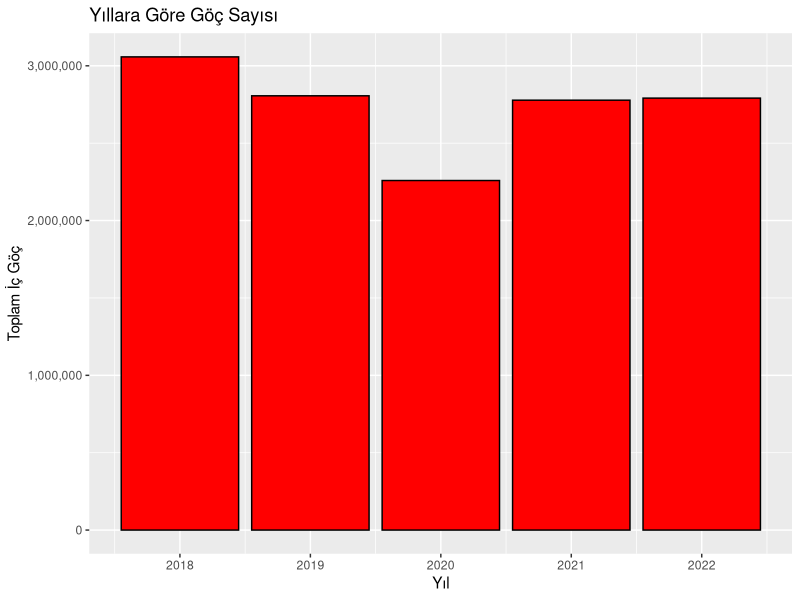
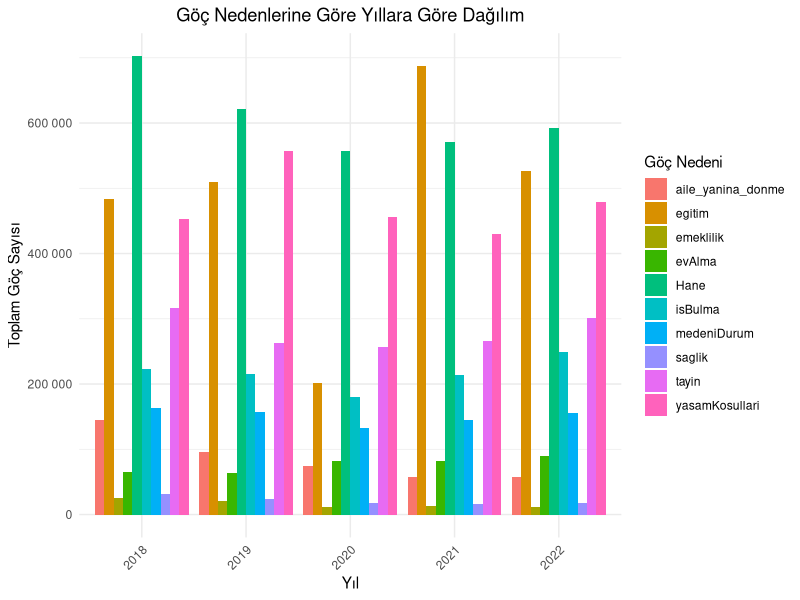
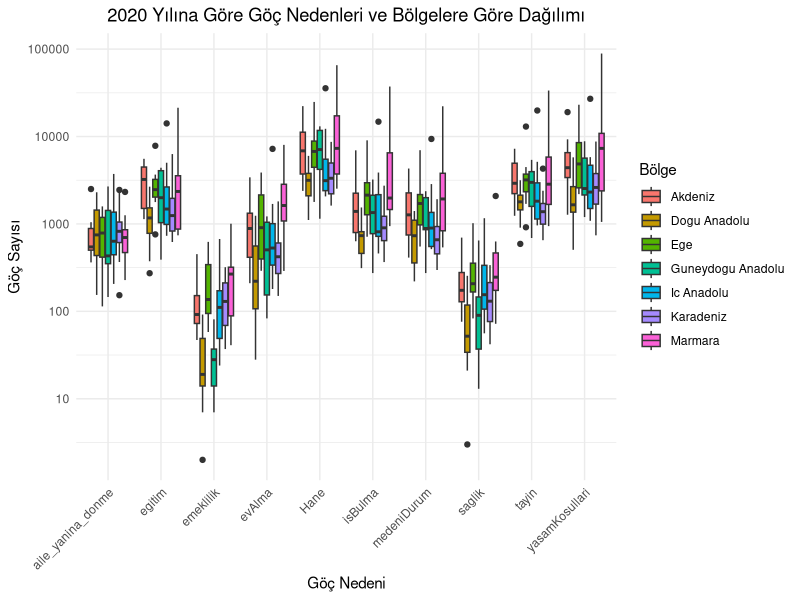
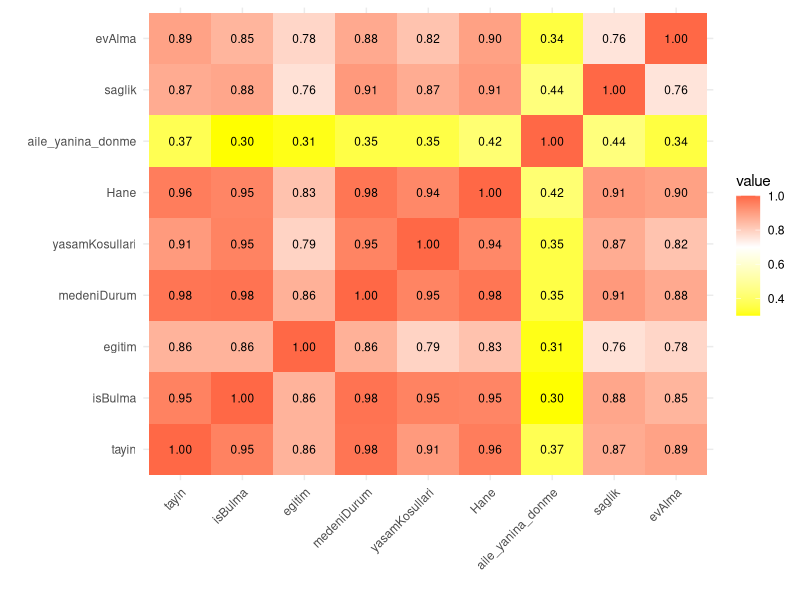
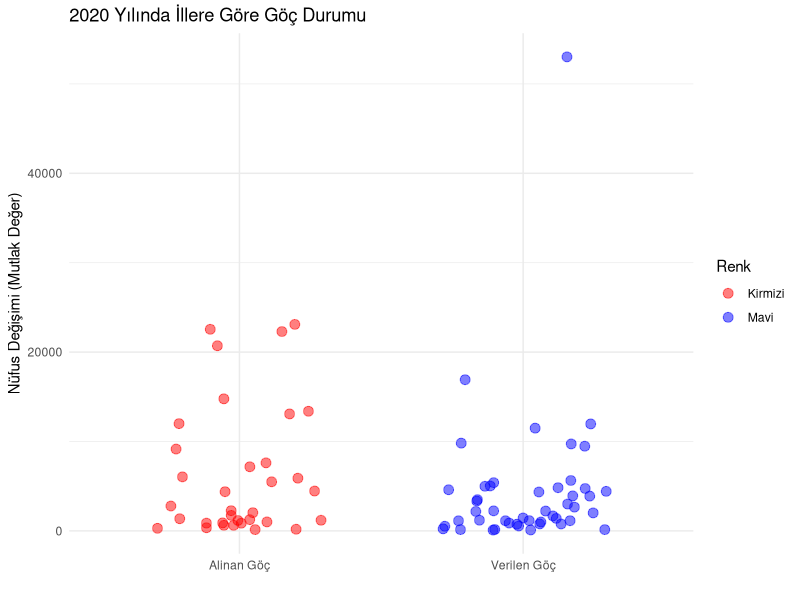
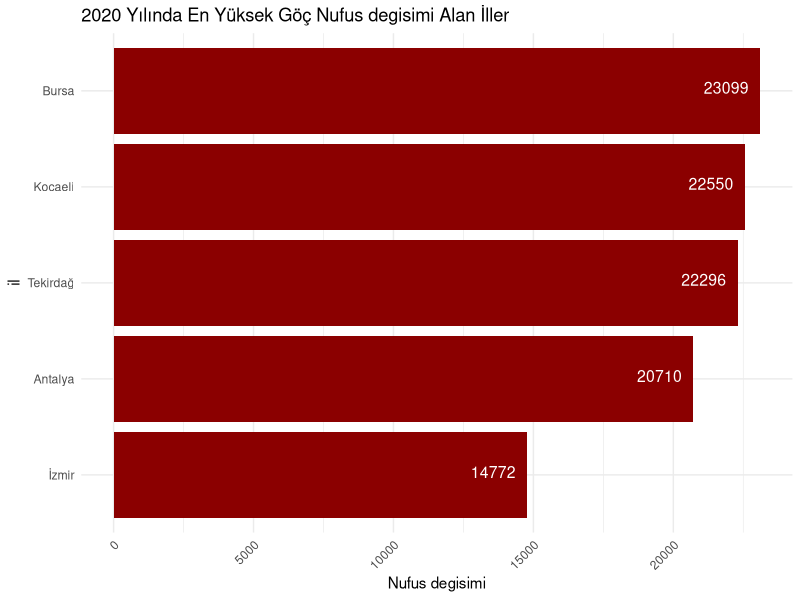
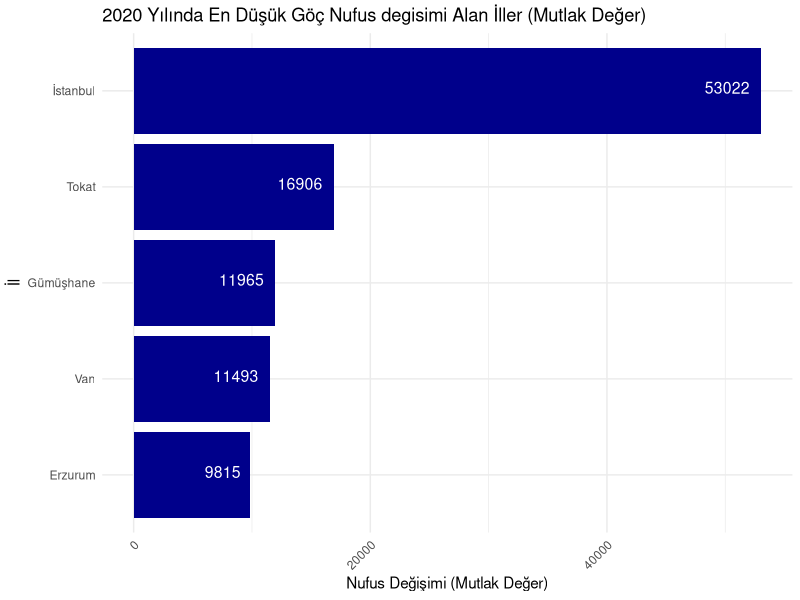
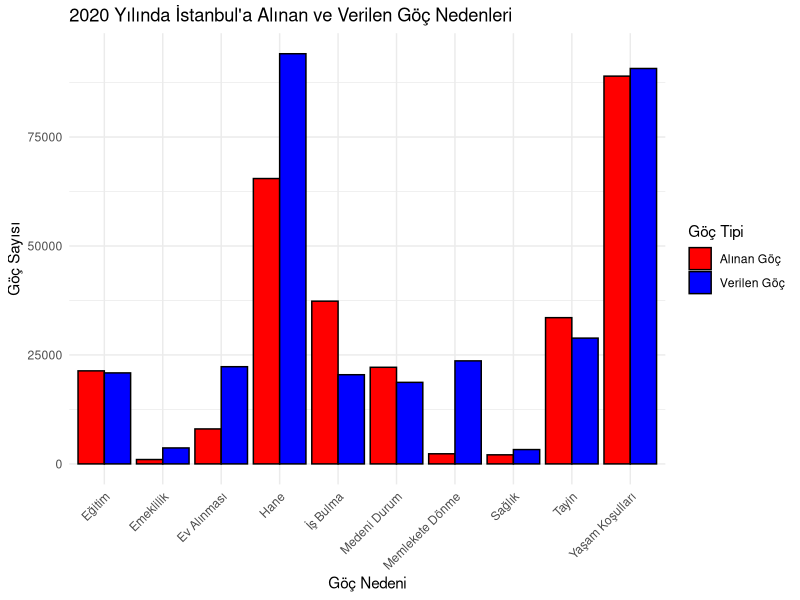

R code for these plots, in order:
## ---- chunk 1
#| warning: false
#| code-summary: "Show the code"
#| code-fold: true
library(readxl)
library(ggplot2)
library(tidyverse)
library(dplyr)
library(knitr)
library(ggrepel)
library(reshape2)
library(gridExtra)
## ---- chunk 2
#| warning: false
#| code-summary: "Show the code"
#| code-fold: true
Sys.setlocale("LC_CTYPE", "turkish")
## ---- chunk 3
#| warning: false
#| code-summary: "Show the code"
#| code-fold: true
##exceldosyasını okuma
alinan_goc <- read_excel("goc_etme_nedenine_illerin_aldigi_goc.xlsx")
## ---- chunk 4
#| code-fold: true
#| code-summary: "Show the code"
##veri setinin ilk bir kaç satırını gösterme
head(alinan_goc)
## ---- chunk 5
#| code-fold: true
#| code-summary: "Show the code"
##alinan_goc veri çerçevesindeki veriyi daha "düzenli" bir formata dönüştürür ve new_tidy_data adında yeni bir veri seti oluşturur. Buradaki amaç, veriyi daha analiz edilebilir hale getirmek ve veri işleme sürecini kolaylaştırmaktır
##pivot_longer() fonksiyonu kullanılarak, veri çerçevesindeki sütunlar uzun formata dönüştürülür. Yani, her bir göç nedeni bir sütun yerine, il ve yil sütunları sabit kalacak şekilde, diğer sütunlar göç nedeni ve göç sayısı olacak şekilde yeniden yapılandırılır
##cols = -c(il, yil): il ve yil sütunları dışındaki tüm sütunlar işleme alınır names_to = "gocNedeni": Sütun adları, "gocNedeni" adında yeni bir sütuna dönüştürülür.
##mutate() fonksiyonu kullanılarak, "gocNedeni" sütunu karakter veri tipine dönüştürülür
##head() fonksiyonu kullanılarak, yeni oluşturulan new_tidy_data veri çerçevesinin ilk altı satırı ekrana yazdırılır

new_tidy_data <- alinan_goc %>%
  pivot_longer(cols = -c(il, yil), names_to = "gocNedeni", values_to = "gocSayisi") %>%
  mutate(gocNedeni = as.character(gocNedeni))
head(new_tidy_data)
## ---- chunk 6
#| code-fold: true
#| code-summary: "Show the code"
##veri setindeki sütun adlarını döndürür
colnames(new_tidy_data)

## ---- chunk 7
#| code-fold: true
#| code-summary: "Show the code"
##new_tidy_data veri setindeki her sütundaki eksik değerlerin sayısını hesaplama
colSums(is.na(new_tidy_data))
## ---- chunk 8
#| code-fold: true
#| code-summary: "Show the code"
##data setinin yapısını özetleme
str(new_tidy_data)
## ---- chunk 9
#| code-fold: true
#| code-summary: "Show the code"
##new_tidy_data veri setindeki tekrarlanan satırların sayısını hesaplar.
sum(duplicated(new_tidy_data))
## ---- chunk 10
#| code-fold: true
#| code-summary: "Show the code"
##new_tidy_data veri setindeki "gocSayisi" adlı sütunun özet istatistikleri hesaplanır
summary(new_tidy_data$gocSayisi)
## ---- chunk 11
#| code-fold: true
#| code-summary: "Show the code"
##new_tidy_data veri setindeki verileri gocSayisi sütununa göre sıralama ve ilk altı satırını ekrana yazdırma
new_tidy_data %>% arrange(gocSayisi) %>% head()
## ---- chunk 12
#| code-fold: true
#| code-summary: "Show the code"
##new_tidy_data veri setindeki verileri gocSayisi sütununa göre azalan sıraya göre sıralama ve ilk altı satırını ekrana yazdırma
new_tidy_data %>% arrange(desc(gocSayisi)) %>% head()
## ---- chunk 13
#| code-fold: true
#| code-summary: "Show the code"
## new_tidy_data veri setindeki veriler arasından gocSayisi sütunundaki en yüksek 10 değerigösterme
new_tidy_data %>% top_n(10, gocSayisi)
## ---- chunk 14
#| code-fold: true
#| code-summary: "Show the code"
library(ggplot2)

veri <- data.frame( Yil = c(2018,2019,2020,2021,2022),
                    Toplam_Ic_Goc = c(3057606,2806123,2258726,2777797,2791156))

ggplot(veri, aes( x = Yil, y = Toplam_Ic_Goc)) +
  geom_bar(stat = "identity" , fill = "red" , color = "black") +
  labs(title = "Yıllara Göre Göç Sayısı" , x = "Yıl" , y = "Toplam İç Göç") +
  scale_y_continuous(labels = scales::comma)
## ---- chunk 15
#| code-fold: true
#| code-summary: "Show the code"
##alinan_goc veri çerçevesindeki veriyi daha "düzenli" bir formata dönüştürür ve new_tidy_data adında yeni bir veri seti oluşturur. Buradaki amaç, veriyi daha analiz edilebilir hale getirmek ve veri işleme sürecini kolaylaştırmaktır
##pivot_longer() fonksiyonu kullanılarak, veri çerçevesindeki sütunlar uzun formata dönüştürülür. Yani, her bir göç nedeni bir sütun yerine, il ve yil sütunları sabit kalacak şekilde, diğer sütunlar göç nedeni ve göç sayısı olacak şekilde yeniden yapılandırılır
##cols = -c(il, yil): il ve yil sütunları dışındaki tüm sütunlar işleme alınır names_to = "gocNedeni": Sütun adları, "gocNedeni" adında yeni bir sütuna dönüştürülür.
##mutate() fonksiyonu kullanılarak, "gocNedeni" sütunu karakter veri tipine dönüştürülür
##head() fonksiyonu kullanılarak, yeni oluşturulan new_tidy_data veri çerçevesinin ilk altı satırı ekrana yazdırılır

new_tidy_data <- alinan_goc %>%
  pivot_longer(cols = -c(il, yil), names_to = "gocNedeni", values_to = "gocSayisi") %>%
  mutate(gocNedeni = as.character(gocNedeni))

## ---- chunk 16
#| code-fold: true
#| code-summary: "Show the code"
# Veri setindeki göç nedenlerini yıllara göre topla
##group_by() fonksiyonu kullanılarak new_tidy_data veri setindeki "yil" ve "gocNedeni" sütunlarına göre gruplanır. Daha sonra summarise() fonksiyonu ile her yıl ve göç nedeni kombinasyonu için toplam göç sayısı hesaplanır.
summarized_data <- new_tidy_data %>%
  group_by(yil, gocNedeni) %>%
  summarise(total_gocSayisi = sum(gocSayisi), .groups = "drop")
# Bar plot oluştur
ggplot(summarized_data, aes(x = factor(yil), y = total_gocSayisi, fill = gocNedeni)) +
  geom_bar(stat = "identity", position = "dodge") +
  labs(title = "Göç Nedenlerine Göre Yıllara Göre Dağılım",
       x = "Yıl",
       y = "Toplam Göç Sayısı",
       fill = "Göç Nedeni") +
  theme_minimal() +
  theme(plot.title = element_text(hjust = 0.5),
        axis.text.x = element_text(angle = 45, hjust = 1)) +
  scale_y_continuous(labels = scales::number_format())
## ---- chunk 17
#| code-fold: true
#| code-summary: "Show the code"
##boxplot data görselleştirme
new_tidy_data <- new_tidy_data %>%
  mutate(bolge = case_when(
    il %in% c("Istanbul", "Bursa", "Kocaeli", "Tekirdag","Balikesir","Canakkale","Bilecik","Edirne","Kirklareli","Sakarya","Yalova") ~ "Marmara",
    il %in% c("Izmir", "Aydin", "Manisa","Afyonkarahisar","Denizli","Kutahya","Manisa","Mugla","Usak") ~ "Ege",
    il %in% c("Ankara", "Konya", "Eskisehir","Cankiri","Corum","Kayseri","Kirsehir
","Konya","Nevsehir","Nigde","Sivas","Yozgat","Aksaray","Karaman","Kirikkale") ~ "Ic Anadolu",
    il %in% c("Artvin", "Giresun", "Ordu","Rize","Sinop","Tokat","Trabzon","Zonguldak","Amasya","Bolu","Gumushane","Kastamonu","Samsun","Sinop","Bayburt
","Bartin","Karabuk","Duzce") ~ "Karadeniz",
    il %in% c("Adana", "Antalya","Burdur","Hatay","Isparta","Kahramanmaras","Osmaniye") ~ "Akdeniz",
    il %in% c("Adiyaman","Diyarbakir","Gaziantep","Mardin","Siirt","Sanliurfa","Batman","Sirnak","Kilis") ~ "Guneydogu Anadolu",
    il %in% c("Agri","Bingol","Bitlis","Elazig","Erzincan","Erzurum","Hakkari","Kars","Malatya","Muş","Tunceli","Van","Ardahan","Igdir") ~ "Dogu Anadolu",
   #TRUE ~ "Diger" # Diğer bölgelere dahil olan iller için bir kategori belirleyin
  ))
ggplot(new_tidy_data %>% filter(yil == 2020 , bolge != "Diger"), aes(x = gocNedeni, y = gocSayisi, fill = bolge)) +
  geom_boxplot() +
  labs(title = "2020 Yılına Göre Göç Nedenleri ve Bölgelere Göre Dağılımı",
       x = "Göç Nedeni",
       y = "Göç Sayısı",
       fill = "Bölge") +
  theme_minimal() +
  theme(plot.title = element_text(hjust = 0.5),
        axis.text.x = element_text(angle = 45, hjust = 1))+
 scale_y_continuous(trans = 'log10', labels = function(x) format(x, scientific = FALSE))  # Y eksenini logaritmik ölçekleme yaparak ayarla
## ---- chunk 18
#| code-fold: true
#| code-summary: "Show the code"
##cor() fonksiyonu kullanılarak alinan_goc veri setindeki belirli sütunlar arasındaki korelasyonlar hesaplanır.
# Korelasyon matrisini hesapla
##cor() fonksiyonu, alinan_goc veri setindeki 3. sütundan 11. sütuna kadar olan sütunlardaki değişkenler arasındaki korelasyonları hesaplar. use = "complete.obs" argümanı, eksik değerleri içeren gözlemleri hesaplama işleminden çıkarır.
correlation_matrix <- cor(alinan_goc[, c(3:11)], use = "complete.obs")
melted_corr_matrix <- melt(correlation_matrix)
##Daha sonra, melt() fonksiyonu kullanılarak korelasyon matrisi eritilir
##melted_corr_matrix <- melt(correlation_matrix) ggplot2 paketi kullanılarak korelasyon matrisi görselleştirilir. 
##geom_tile() fonksiyonu ile korelasyon matrisi, renkli kareler olarak gösterilir. geom_text() fonksiyonu ile her karenin içine korelasyon değerleri yazdırılır. 
##labs() fonksiyonu ile x ve y eksenlerine etiketler eklenir. guides() fonksiyonu ile renk gradyanı için bir renk skalası eklenebilir. Son olarak, theme() fonksiyonları ile grafik stili ayarlanır.
# Ve Korelasyon matrisini görselleştirilir
ggplot(melted_corr_matrix, aes(Var1, Var2, fill = value)) +
  geom_tile() + 
   geom_text(aes(label = sprintf("%.2f", value)), color = "black", size = 3) +
  labs(x = " ", y = " ") + 
  guides(color = guide_legend(title = "Değer")) + 
  scale_fill_gradient2(low = "yellow", high = "red", mid = "white", midpoint = 0.7) +
  theme_minimal() +
  theme(axis.text.x = element_text(angle = 45, hjust = 1))
## ---- chunk 19
#| code-fold: true
#| code-summary: "Show the code"
# Gerekli kütüphaneleri yükleyin
library(readxl)
library(ggplot2)
library(dplyr)

# Veri setini yükleyin
migration_data <- read_excel("migration_rate.xls")

# 2020 yılına ait verileri filtreleyin
data_2020 <- migration_data %>% filter(Yil == 2020)

# Negatif ve pozitif nüfus değişimlerini ayırın
data_2020 <- data_2020 %>%
  mutate(
    Goc_Turu = ifelse(`Nufus degisimi` < 0, "Verilen Göç", "Alinan Göç"),
    Renk = ifelse(`Nufus degisimi` < 0, "Mavi", "Kirmizi"),
    Abs_Degisim = abs(`Nufus degisimi`)
  )

# Jitter plot oluşturun
ggplot(data_2020, aes(x = Goc_Turu, y = Abs_Degisim, color = Renk)) +
  geom_jitter(width = 0.3, size = 3, alpha = 0.5) +
  scale_color_manual(values = c("Kirmizi" = "red", "Mavi" = "blue")) +
  labs(
    title = "2020 Yılında İllere Göre Göç Durumu",
    x = "",
    y = "Nüfus Değişimi (Mutlak Değer)"
  ) +
  theme_minimal()
## ---- chunk 20
#| code-fold: true
#| code-summary: "Show the code"
# Sys.setlocale("LC_CTYPE", "turkish")
# library(sf)
# library(ggplot2)
# library(dplyr)

#### 2. Shapefile Dosyasının Yüklenmesi:

# Shapefile dosyasının yolunu belirleme
# shapefile_path <- "C:/Users/goktu/Desktop/Migration/gadm36_TUR_shp/gadm41_TUR_1.shp"

# Shapefile dosyasını yükleme
# turkiye_sf <- st_read(shapefile_path)

#### 3. Verilerin Hazırlanması:

# Verilerin yüklenmesi
# nufus_degisim_verisi <- data.frame(
#   yil = c(2020, 2020, 2020, 2020, 2020, 2020, 2020, 2020, 2020, 2020, 2020, 2020, 2020, 2020, 2020, 2020, 2020, 2020, 2020, 2020, 2020, 2020, 2020, 2020, 2020, 2020, 2020, 2020, 2020, 2020, 2020, 2020, 2020, 2020, 2020, 2020, 2020, 2020, 2020, 2020, 2020, 2020, 2020, 2020, 2020, 2020, 2020, 2020, 2020, 2020, 2020, 2020, 2020, 2020, 2020, 2020, 2020, 2020, 2020, 2020, 2020, 2020, 2020, 2020, 2020, 2020, 2020, 2020, 2020, 2020, 2020, 2020, 2020, 2020, 2020, 2020, 2020, 2020, 2020, 2020, 2020),
#   il = c("Adana", "Adiyaman", "Afyonkarahisar", "Agri", "Amasya", "Ankara", "Antalya", "Artvin", "Aydin", "Balikesir", "Bilecik", "Bingol", "Bitlis", "Bolu", "Burdur", "Bursa", "Canakkale", "Cankiri", "Corum", "Denizli", "Diyarbakir", "Edirne", "Elazig", "Erzincan", "Erzurum", "Eskisehir", "Gaziantep", "Giresun", "Gumushane", "Hakkari", "Hatay", "Isparta", "Mersin", "Istanbul", "Izmir", "Kars", "Kastamonu", "Kayseri", "Kirklareli", "Kirsehir", "Kocaeli", "Konya", "Kutahya", "Malatya", "Manisa", "Kahramanmaras", "Mardin", "Mugla", "Mus", "Nevsehir", "Nigde", "Ordu", "Rize", "Sakarya", "Samsun", "Siirt", "Sinop", "Sivas", "Tekirdag", "Tokat", "Trabzon", "Tunceli", "Sanliurfa", "Usak", "Van", "Yozgat", "Zonguldak", "Aksaray", "Bayburt", "Karaman", "Kirikkale", "Batman", "Sirnak", "Bartin", "Ardahan", "Igdir", "Yalova", "Karabuk", "Kilis", "Osmaniye", "Duzce"),
#   nufus_degisim = c(1256, -773, -995, -9727, 894, 11997, 20710, -1443, 4459, 9154, -142, -1136, -2173, -1135, -2221, 23099, 2033, -2659, 621, 1164, -3891, -2012, -5637, -91, -9815, -157, 861, 286, -11965, -1194, 5895, -5026, 13083, -53022, 14772, -4742, -1151, 1733, 2256, -875, 22550, -4992, -3341, 869, 7170, 1360, 629, 13380, -4828, 351, -2239, 5492, -147, 6041, 7612, -3914, -778, -5395, 22296, -16906, -745, -520, -9474, -1672, -11493, -3495, -4350, -103, -3006, -230, -4424, 1005, -547, 144, -1130, 186, 4380, -4602, -1397, 2780, 1192)
# )

#### 4. İllerin Geometrik Merkezlerinin Bulunması:

# Shapefile ile veri çerçevesini birleştirme
# turkiye_veri <- turkiye_sf %>%
#   left_join(nufus_degisim_verisi, by = c("NAME_1" = "il"))

# NA değerlerini kaldırma
# turkiye_veri <- na.omit(turkiye_veri)

# Geometrik merkezlerin koordinatlarını çıkarma ve veri çerçevesine ekleme
# turkiye_centroids <- turkiye_veri %>%
#   st_centroid() %>%
#   st_as_sf()

# Geometrik merkezlerin koordinatlarını çıkarma
# turkiye_centroids_coords <- st_coordinates(turkiye_centroids)
# turkiye_centroids_df <- as.data.frame(turkiye_centroids_coords)
# turkiye_centroids_df$nufus_degisim <- turkiye_veri$nufus_degisim

#### 5. Haritanın Çizilmesi ve Noktaların Gösterilmesi:

# Haritanın oluşturulması
# ggplot(data = turkiye_sf) +
#   geom_sf() +  # Türkiye haritasını çizin
#   geom_point(data = turkiye_centroids_df, 
#              aes(x = X, y = Y, size = abs(nufus_degisim), color = nufus_degisim > 0), 
#              alpha = 0.7) +  # Noktaları ekleyin
#   scale_color_manual(values = c("TRUE" = "red", "FALSE" = "blue"), labels = c("TRUE" = "Göç Alan", "FALSE" = "Göç Veren")) +
#   theme_minimal() +
#   labs(title = "Türkiye Haritası",
#        subtitle = "İllerin Nüfus Değişimleri (2020)",
#        x = "Enlem", 
#        y = "Boylam",
#        size = "Nüfus Değişimi",
#        color = "Durum")
## ---- chunk 21
#| code-fold: true
#| code-summary: "Show the code"
# Gerekli kütüphaneleri yükleyin
library(ggplot2)
library(dplyr)

# Veri setini yükleyin
migration_data <- read_excel("migration_rate.xls")

# 2020 yılına ait verileri filtreleyin ve en yüksek 5 değeri seçin
top_5_migration_2020 <- migration_data %>%
  filter(Yil == 2020) %>%
  arrange(desc(`Nufus degisimi`)) %>%
  head(5)

print(top_5_migration_2020)


## ---- chunk 22
#| code-fold: true
#| code-summary: "Show the code"
# Gerekli kütüphaneleri yükleyin
library(ggplot2)
library(dplyr)

# Veri setini yükleyin
migration_data <- read_excel("migration_rate.xls")

# 2020 yılına ait verileri filtreleyin ve en yüksek 5 değeri seçin
top_10_migration_2020 <- migration_data %>%
  filter(Yil == 2020) %>%
  arrange(desc(`Nufus degisimi`)) %>%
  head(5)

# Bar plot'u oluşturun ve her barın değerini sağa hizalayarak yazdırın
ggplot(top_5_migration_2020, aes(x = reorder(il, `Nufus degisimi`), y = `Nufus degisimi`)) +
  geom_bar(stat = "identity", fill = "darkred") +
  geom_text(aes(label = `Nufus degisimi`), hjust = 1.25, vjust = 0.25, size = 4, color = "white") +  # Her barın en altına değerleri sağa hizalayarak yazdır
  labs(title = "2020 Yılında En Yüksek Göç Nufus degisimi Alan İller",
       x = "il",
       y = "Nufus degisimi") +
  theme_minimal() +
  theme(axis.text.x = element_text(angle = 45, hjust = 1)) +
  coord_flip()


## ---- chunk 23
#| code-fold: true
#| code-summary: "Show the code"
# Gerekli kütüphaneleri yükleyin
library(readxl)
library(ggplot2)
library(dplyr)

# Veri setini yükleyin
migration_data <- read_excel("migration_rate.xls")

# 2020 yılına ait verileri filtreleyin ve en düşük 5 değeri seçin
bottom_5_migration_2020 <- migration_data %>%
  filter(Yil == 2020) %>%
  arrange(`Nufus degisimi`) %>%
  head(5)

print(bottom_5_migration_2020)

## ---- chunk 24
#| code-fold: true
#| code-summary: "Show the code"
# Gerekli kütüphaneleri yükleyin
library(ggplot2)
library(dplyr)

# Veri setini yükleyin
migration_data <- read_excel("migration_rate.xls")

# 2020 yılına ait verileri filtreleyin ve en düşük 5 değeri seçin
top_5_migration_2020 <- migration_data %>%
  filter(Yil == 2020) %>%
  arrange(`Nufus degisimi`) %>%
  head(5)

# Mutlak değerlerini alın ve yeni bir sütun ekleyin
top_5_migration_2020 <- top_5_migration_2020 %>%
  mutate(abs_nufus_degisim = abs(`Nufus degisimi`))

# Bar plot'u oluşturun ve her barın değerini sağa hizalayarak yazdırın
ggplot(top_5_migration_2020, aes(x = reorder(il, abs_nufus_degisim), y = abs_nufus_degisim)) +
  geom_bar(stat = "identity", fill = "darkblue") +
  geom_text(aes(label = abs_nufus_degisim), hjust = 1.25, vjust = 0.25, size = 4, color = "white") +  # Her barın en altına değerleri sağa hizalayarak yazdır
  labs(title = "2020 Yılında En Düşük Göç Nufus degisimi Alan İller (Mutlak Değer)",
       x = "İl",
       y = "Nufus Değişimi (Mutlak Değer)") +
  theme_minimal() +
  theme(axis.text.x = element_text(angle = 45, hjust = 1)) +
  coord_flip()

## ---- chunk 25
#| code-fold: true
#| code-summary: "Show the code"
Sys.setlocale("LC_CTYPE", "turkish")
library(ggplot2)
library(dplyr)
library(tidyr)  # tidyr paketini yükleyin
# Veriler
alinan_goc_sayilari <- c(33557, 37342, 21352, 22170, 88975, 65478, 2323, 2086, 8028, 1006)
verilen_goc_sayilari <- c(28864, 20465, 20885, 18714, 90731, 94113, 23643, 3290, 22305, 3667)
goc_nedenleri <- c("Tayin", "İş Bulma", "Eğitim", "Medeni Durum", "Yaşam Koşulları", "Hane", "Memlekete Dönme", "Sağlık", "Ev Alınması", "Emeklilik")

# Data frame oluşturma
istanbul_goc_nedenleri_2020 <- data.frame(
  Goc_Nedeni = goc_nedenleri,
  Alinan_Goc = alinan_goc_sayilari,
  Verilen_Goc = verilen_goc_sayilari
)

print(istanbul_goc_nedenleri_2020)
# Veriyi uzun formata dönüştürme
istanbul_goc_nedenleri_2020_long <- istanbul_goc_nedenleri_2020 %>%
  pivot_longer(cols = c("Alinan_Goc", "Verilen_Goc"), names_to = "Goc_Tipi", values_to = "Goc_Sayisi")

# Bar plot oluşturma
ggplot(istanbul_goc_nedenleri_2020_long, aes(x = Goc_Nedeni, y = Goc_Sayisi, fill = Goc_Tipi)) +
  geom_bar(stat = "identity", position = "dodge", color = "black") +
  scale_fill_manual(values = c("Alinan_Goc" = "red", "Verilen_Goc" = "blue"), labels = c("Alinan_Goc" = "Alınan Göç", "Verilen_Goc" = "Verilen Göç")) +
  labs(title = "2020 Yılında İstanbul'a Alınan ve Verilen Göç Nedenleri",
       x = "Göç Nedeni",
       y = "Göç Sayısı",
       fill = "Göç Tipi") +
  theme_minimal() +
  theme(axis.text.x = element_text(angle = 45, hjust = 1))

## ---- chunk 26
#| code-fold: true
#| code-summary: "Show the code"
Sys.setlocale("LC_CTYPE", "turkish")
library(ggplot2)
library(dplyr)
library(tidyr)  # tidyr paketini yükleyin
# Veriler
alinan_goc_sayilari <- c(7627, 7615, 6258, 4340, 14828, 18449, 904, 443, 2507, 267)
verilen_goc_sayilari <- c(5689, 4018, 4311, 3702, 11388, 12546, 2776, 467, 1761, 314)
goc_nedenleri <- c("Tayin", "İş Bulma", "Eğitim", "Medeni Durum", "Yaşam Koşulları", "Hane", "Memlekete Dönme", "Sağlık", "Ev Alınması", "Emeklilik")

# Data frame oluşturma
Bursa_goc_nedenleri_2020 <- data.frame(
  Goc_Nedeni = goc_nedenleri,
  Alinan_Goc = alinan_goc_sayilari,
  Verilen_Goc = verilen_goc_sayilari
)

print(Bursa_goc_nedenleri_2020)
# Veriyi uzun formata dönüştürme
Bursa_goc_nedenleri_2020_long <- Bursa_goc_nedenleri_2020 %>%
  pivot_longer(cols = c("Alinan_Goc", "Verilen_Goc"), names_to = "Goc_Tipi", values_to = "Goc_Sayisi")

# Bar plot oluşturma
ggplot(Bursa_goc_nedenleri_2020_long, aes(x = Goc_Nedeni, y = Goc_Sayisi, fill = Goc_Tipi)) +
  geom_bar(stat = "identity", position = "dodge", color = "black") +
  scale_fill_manual(values = c("Alinan_Goc" = "red", "Verilen_Goc" = "blue"), labels = c("Alinan_Goc" = "Alınan Göç", "Verilen_Goc" = "Verilen Göç")) +
  labs(title = "2020 Yılında Bursa için Alınan ve Verilen Göç Nedenleri",
       x = "Göç Nedeni",
       y = "Göç Sayısı",
       fill = "Göç Tipi") +
  theme_minimal() +
  theme(axis.text.x = element_text(angle = 45, hjust = 1))

## ---- chunk 27
#| code-fold: true
#| code-summary: "Show the code"
Sys.setlocale("LC_CTYPE", "turkish")
library(ggplot2)
library(dplyr)
library(tidyr)  # tidyr paketini yükleyin
# Veriler
alinan_goc_sayilari <- c(2155, 1224, 2597, 1104, 5315, 5578, 950, 255, 583, 211)
verilen_goc_sayilari <- c(3271, 3388, 2897, 1578, 6280, 10526, 588, 243, 1753, 208)
goc_nedenleri <- c("Tayin", "İş Bulma", "Eğitim", "Medeni Durum", "Yaşam Koşulları", "Hane", "Memlekete Dönme", "Sağlık", "Ev Alınması", "Emeklilik")

# Data frame oluşturma
Tokat_goc_nedenleri_2020 <- data.frame(
  Goc_Nedeni = goc_nedenleri,
  Alinan_Goc = alinan_goc_sayilari,
  Verilen_Goc = verilen_goc_sayilari
)

print(Tokat_goc_nedenleri_2020)
# Veriyi uzun formata dönüştürme
Tokat_goc_nedenleri_2020_long <- Tokat_goc_nedenleri_2020 %>%
  pivot_longer(cols = c("Alinan_Goc", "Verilen_Goc"), names_to = "Goc_Tipi", values_to = "Goc_Sayisi")

# Bar plot oluşturma
ggplot(Tokat_goc_nedenleri_2020_long, aes(x = Goc_Nedeni, y = Goc_Sayisi, fill = Goc_Tipi)) +
  geom_bar(stat = "identity", position = "dodge", color = "black") +
  scale_fill_manual(values = c("Alinan_Goc" = "red", "Verilen_Goc" = "blue"), labels = c("Alinan_Goc" = "Alınan Göç", "Verilen_Goc" = "Verilen Göç")) +
  labs(title = "2020 Yılında Tokat için Alınan ve Verilen Göç Nedenleri",
       x = "Göç Nedeni",
       y = "Göç Sayısı",
       fill = "Göç Tipi") +
  theme_minimal() +
  theme(axis.text.x = element_text(angle = 45, hjust = 1))
